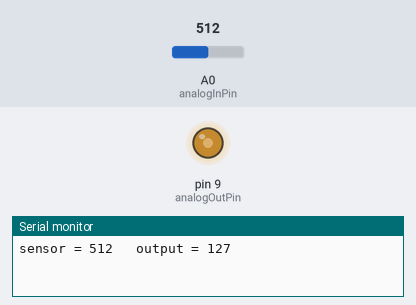
The sketch below on a simulated Arduino Uno, built with avr-gcc and run on an emulated ATmega328P. Parts: output pins drawn as LEDs (lit = HIGH), the last lines printed to the serial monitor. The inputs (shaded band) are chosen by the test bench; at power-on: A0 (analogInPin) = 512.

Above: at 1.2 s.
1.3 s: A0 (analogInPin) set to 716
At 2.1 s:
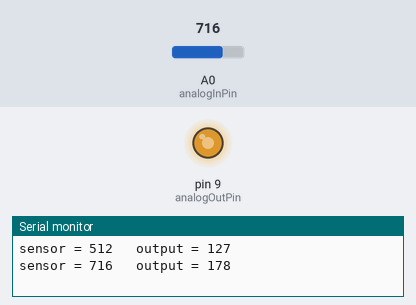
2.8 s: A0 (analogInPin) set to 900
At 3.3 s:
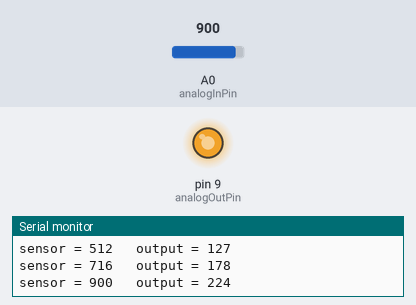
4.3 s: A0 (analogInPin) set to 122
At 5.5 s:
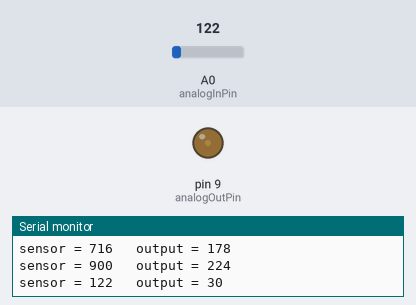
5.8 s: A0 (analogInPin) set to 0
At 6.8 s:
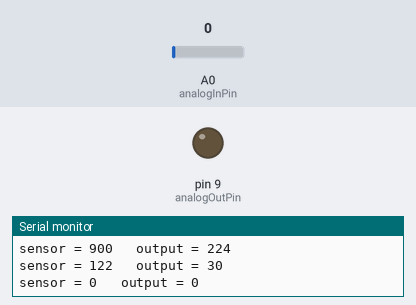
7.3 s: A0 (analogInPin) set to 511
At 8.0 s:
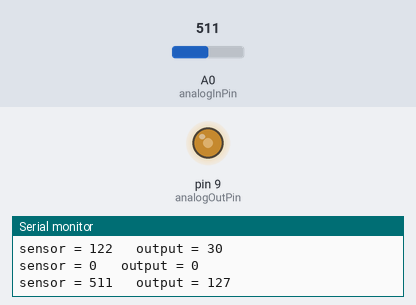
Timing chart, 0 to 9.8 s (numbered marks = the images above; inputs shaded):
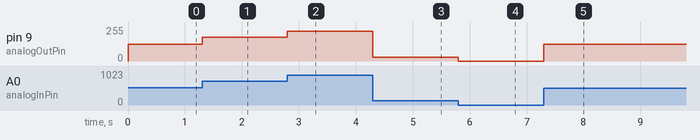

Measured:
- after the input at 1.3 s, pin 9 (analogOutPin): 127/255 → 178/255 at once
- after the input at 2.8 s, pin 9 (analogOutPin): 178/255 → 224/255 at once
- after the input at 4.3 s, pin 9 (analogOutPin): 224/255 → 30/255 at once
- after the input at 5.8 s, pin 9 (analogOutPin): 30/255 → 0/255 at once
- after the input at 7.3 s, pin 9 (analogOutPin): 0/255 → 127/255 at once

The sketch:

sketch_oct01a.ino
```cpp
// These constants won't change. They're used to give names to the pins used:

#include <PWMFreak.h>

const int analogInPin = A0;  // Analog input pin that the potentiometer is attached to

const int analogOutPin = 9; // Analog output pin that the LED is attached to

int sensorValue = 0;         // value read from the pot
int lastSensorValue = 0;    // previous value read from the pot
int outputValue = 0;        // value output to the PWM (analog out)

void setup() {

  // initialize serial communications at 9600 bps:
  setPwmFrequency(9, 2);
  Serial.begin(9600);
}

void loop() {

  // read the analog in value:

  if ( abs(analogRead(analogInPin) - sensorValue) > 2) {
    sensorValue = analogRead(analogInPin);

  }
  // map it to the range of the analog out:

  outputValue = map(sensorValue, 0, 1023, 0, 255);

  // change the analog out value:

  analogWrite(analogOutPin, outputValue);

  // print the results to the Serial Monitor:

  if (lastSensorValue != sensorValue){

    Serial.print("sensor = ");

    Serial.print(sensorValue);

    Serial.print("\t output = ");

    Serial.println(outputValue);

    lastSensorValue = sensorValue;

  }

  // wait 2 milliseconds before the next loop for the analog-to-digital

  // converter to settle after the last reading:

  delay(2);
}
```
